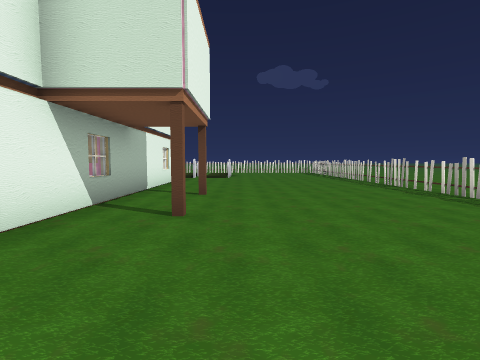
view 1 (above)

24 first-person views from a walk through a 3-D level made in the Godot game engine. The camera is 1.4 m above the floor, tilts 4° down and sees 85° across. The floor is counted in squares, 2 m on a side. Each view is taken from the middle of a square. On the plan, view 1 faces up. The plan holds only what a view shows up to about 9 squares ahead; the rest is blank. The place goes on beyond the plan. Door leaves are left out where a doorway can be walked through. Some surface patterns are stand-ins.

view 2
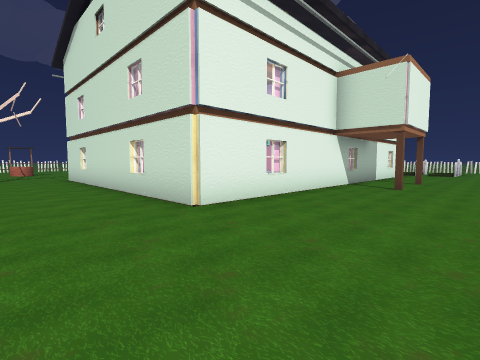

view 3
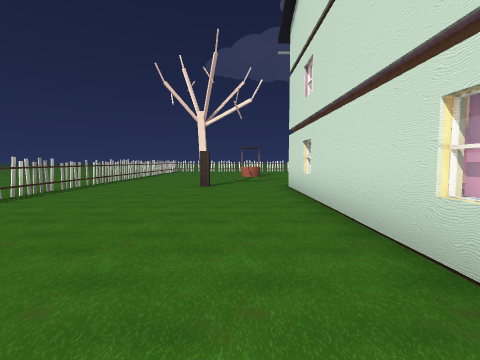

view 4
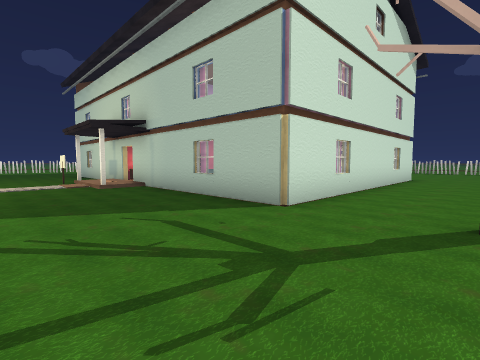

view 5
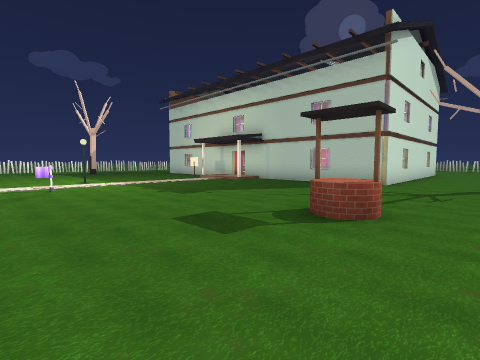

view 6
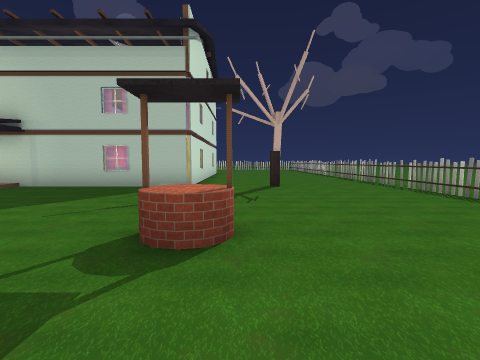

view 7
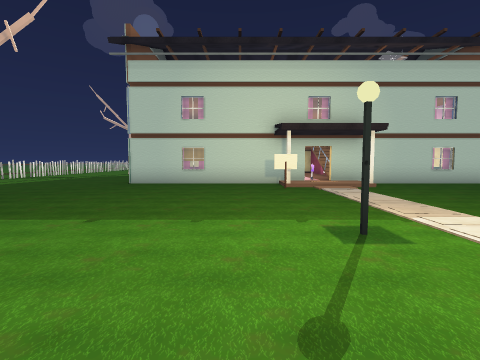

view 8
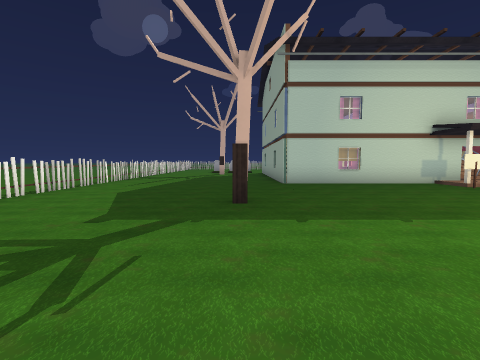

view 9
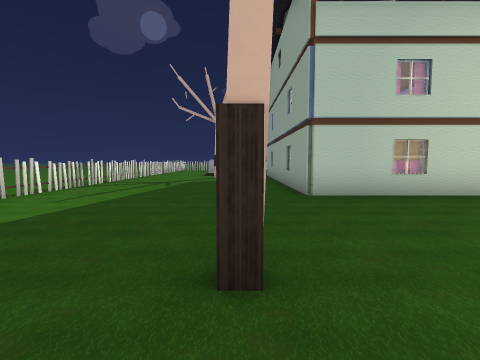

view 10
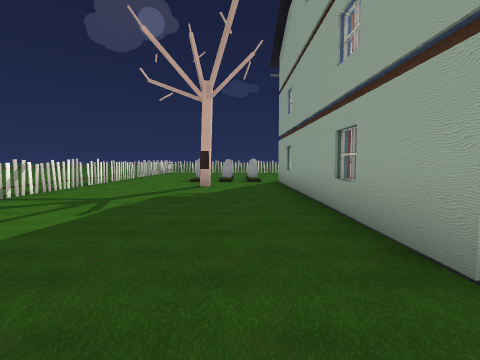

view 11
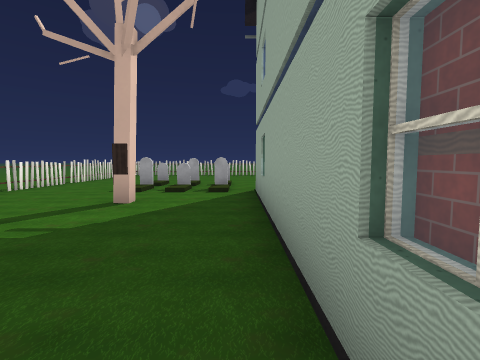

view 12
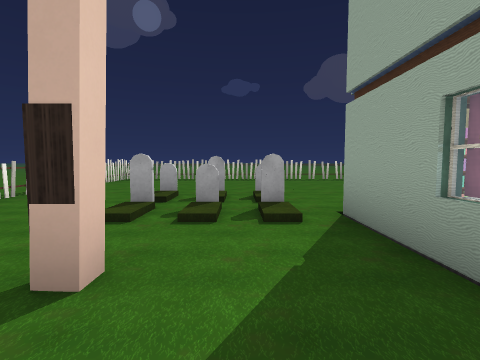

view 13
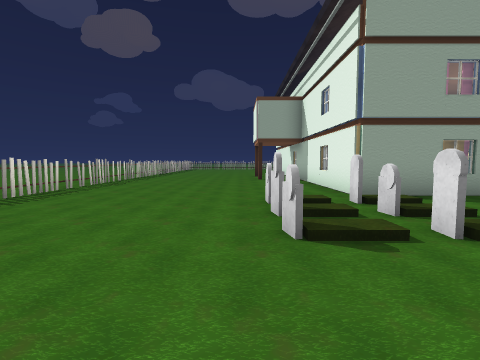

view 14
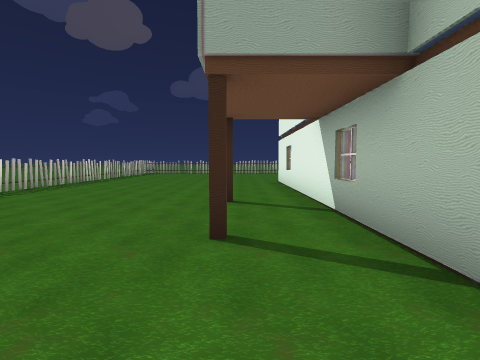

view 15
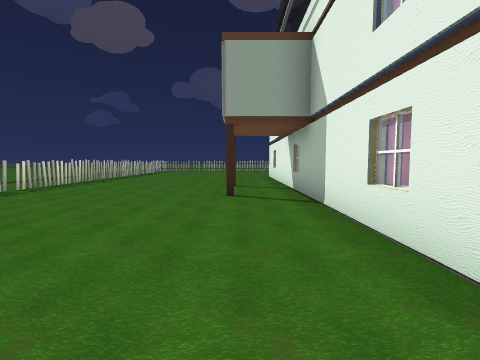

view 16
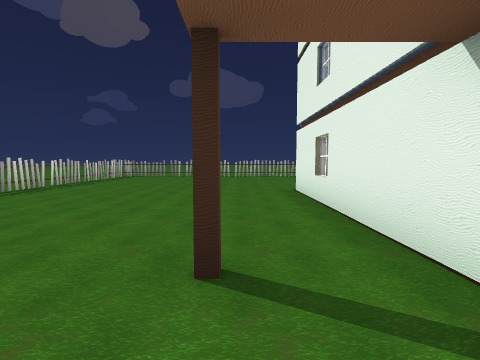

view 17
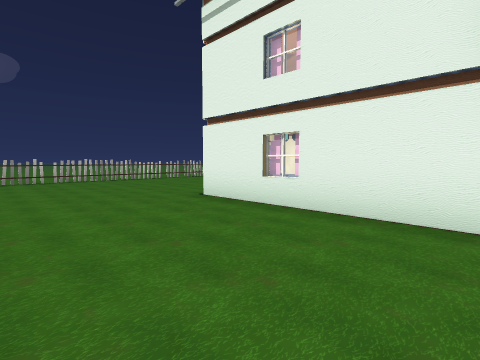

view 18
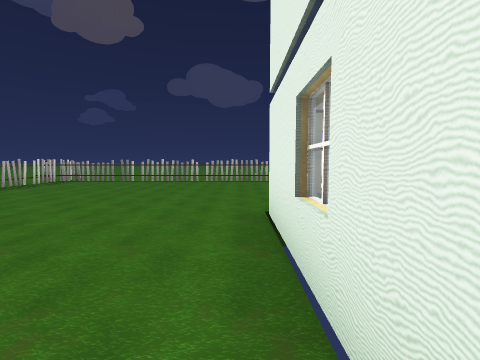

view 19
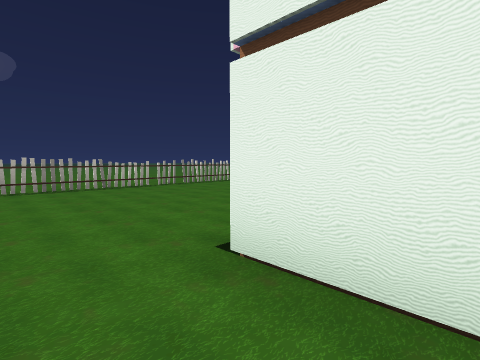

view 20
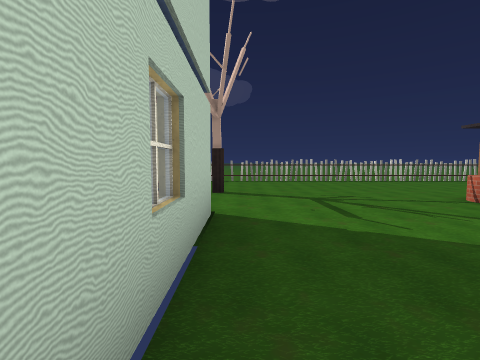

view 21
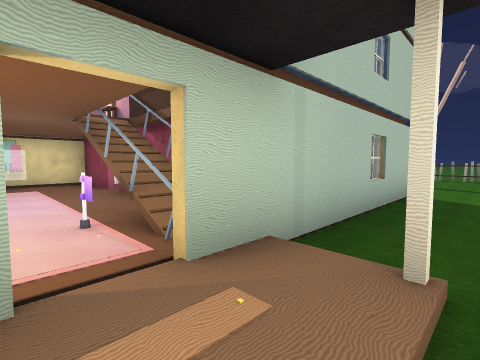

view 22
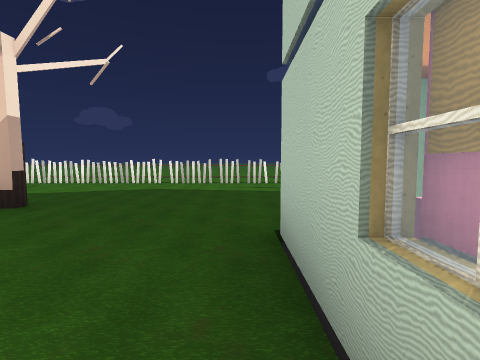

view 23
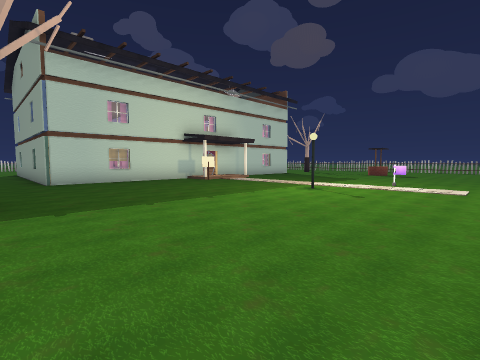

view 24
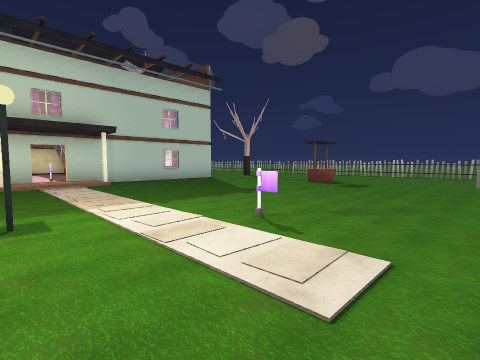

### Floor plan
Key: @ floor where view 1 was taken; # wall or solid block; x gap in a wall; . main floor; : floor 0.25 m higher than the main floor; / step, stairs or slope; D door; = window, fence, low wall or low ledge; ^ raised ledge; C column; L lantern; F flag; T tree; S sofa; I fireplace; B bookshelf; O other object.
Columns run from 20 left of view 1 to 7 right of it. Each row starts with its distance up from view 1.
 19          ..
 18        ......  ..  ..
 17   xxxxxxxxxxxxxxx#xxx  x
 16    .....................
 15    ....................
 14    .....................
 13   ..............#.x.O...
 12 ......T.............O....
 11 .............##..........x
 10 ..........#II #####......x
  9 .........S#       #......x..
  8 ..........#      B#......x..
  7 ..........#      ##......x.
  6 ....L...#.#       #C.....#
  5 ......../Dx..... DD......x
  4 ......../:xF#... #D......x
  3 O.F.....#.#^#  ####......x.
  2 ..........###  #  .......x.
  1 ..........##=     .......x
  0 ..........# #=    ..@....x.
 -1 .......... #####  .......x.
 -2 .....#...........O.......x
 -3 .........................x
 -4  .........#..............x
 -5  ........................x
 -6  ........................x
 -7  xxxxxxxx#xxxxxxxxxxxxxx #
 -8        ...... .......
 -9          ...   ....
-10          ..     ...

Where each view was taken, in squares from view 1:
view 1: 0 up, 0 right, facing up
view 2: 4 down, 1 right, facing up-left
view 3: 3 down, 3 left, facing left
view 4: 4 down, 14 left, facing up-right
view 5: 4 down, 19 left, facing up-right
view 6: 3 down, 18 left, facing right
view 7: 7 up, 19 left, facing right
view 8: 12 up, 19 left, facing right
view 9: 12 up, 16 left, facing right
view 10: 12 up, 12 left, facing right
view 11: 11 up, 9 left, facing right
view 12: 12 up, 6 left, facing right
view 13: 16 up, 0 right, facing down
view 14: 8 up, 1 left, facing down
view 15: 11 up, 1 left, facing down
view 16: 5 up, 1 left, facing down
view 17: 3 up, 1 right, facing down-left
view 18: 2 up, 2 left, facing down
view 19: 0 up, 1 left, facing down-left
view 20: 2 up, 11 left, facing down
view 21: 5 up, 12 left, facing down-right
view 22: 8 up, 11 left, facing up
view 23: 12 up, 20 left, facing down-right
view 24: 6 up, 20 left, facing down-right
